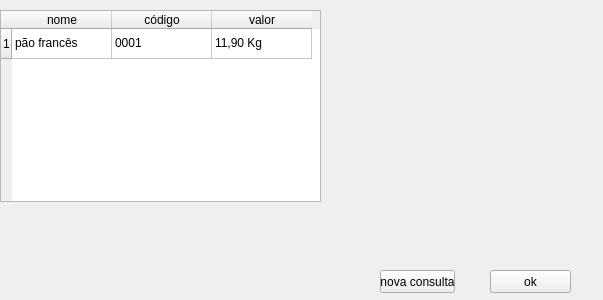
<?xml version="1.0" encoding="UTF-8"?>
<ui version="4.0">
 <class>Form</class>
 <widget class="QWidget" name="Form">
  <property name="geometry">
   <rect>
    <x>0</x>
    <y>0</y>
    <width>603</width>
    <height>300</height>
   </rect>
  </property>
  <property name="windowTitle">
   <string>Form</string>
  </property>
  <widget class="QPushButton" name="pushButton">
   <property name="geometry">
    <rect>
     <x>490</x>
     <y>270</y>
     <width>81</width>
     <height>23</height>
    </rect>
   </property>
   <property name="text">
    <string>ok</string>
   </property>
  </widget>
  <widget class="QPushButton" name="pushButton_2">
   <property name="geometry">
    <rect>
     <x>380</x>
     <y>270</y>
     <width>75</width>
     <height>23</height>
    </rect>
   </property>
   <property name="text">
    <string>nova consulta</string>
   </property>
  </widget>
  <widget class="QTableWidget" name="tableWidget">
   <property name="geometry">
    <rect>
     <x>0</x>
     <y>10</y>
     <width>321</width>
     <height>192</height>
    </rect>
   </property>
   <row>
    <property name="text">
     <string>1</string>
    </property>
   </row>
   <column>
    <property name="text">
     <string>nome</string>
    </property>
   </column>
   <column>
    <property name="text">
     <string>código</string>
    </property>
   </column>
   <column>
    <property name="text">
     <string>valor</string>
    </property>
   </column>
   <item row="0" column="0">
    <property name="text">
     <string>pão francês</string>
    </property>
   </item>
   <item row="0" column="1">
    <property name="text">
     <string>0001</string>
    </property>
   </item>
   <item row="0" column="2">
    <property name="text">
     <string>11,90 Kg</string>
    </property>
   </item>
  </widget>
 </widget>
 <resources/>
 <connections/>
</ui>
